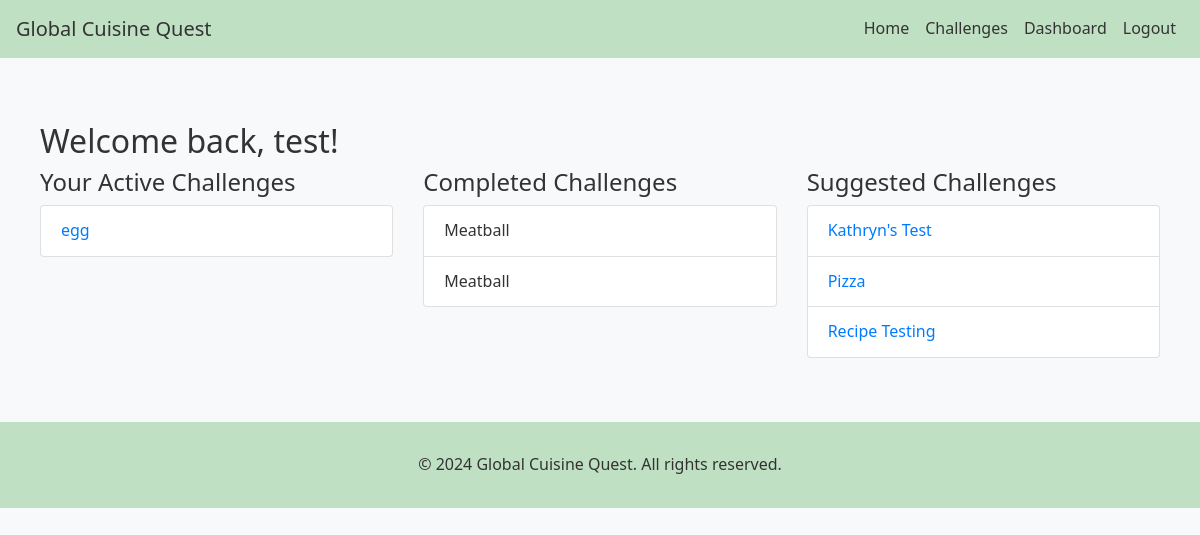
The page /dashboard (signed in) on the database its author committed.
### globalcuisine/models.py (models this page shows, shortened)
class User(UserMixin, db.Model):
    id = db.Column(db.Integer, primary_key=True)
    username = db.Column(db.String(100), unique=True, nullable=False)
    email = db.Column(db.String(120), unique=True, nullable=False)
    password_hash = db.Column(db.String(128))
    challenges = db.relationship('Challenge', backref='author', lazy=True)
    submissions = db.relationship('Submission', backref='user', lazy=True)
    active_challenges = db.relationship('ActiveChallenge', backref='user', lazy=True)
    completed_challenges = db.relationship('CompletedChallenge', backref='user', lazy=True)

class ActiveChallenge(db.Model):
    id = db.Column(db.Integer, primary_key=True)
    user_id = db.Column(db.Integer, db.ForeignKey('user.id'), nullable=False)
    challenge_id = db.Column(db.Integer, db.ForeignKey('challenge.id'), nullable=False)
    accepted_at = db.Column(db.DateTime, nullable=False, default=datetime.utcnow)

class Challenge(db.Model):
    id = db.Column(db.Integer, primary_key=True)
    title = db.Column(db.String(100), nullable=False)
    recipe_type = db.Column(db.String(100), nullable=False)
    description = db.Column(db.Text, nullable=False)
    is_recipe = db.Column(db.Boolean, nullable=False)
    ingredients = db.Column(db.Text, nullable=False)
    recipe_instructions = db.Column(db.Text, nullable=False)
    created_at = db.Column(db.DateTime, nullable=False, default=datetime.utcnow)
    cuisine_type = db.Column(db.String(100))  # Make sure this line exists
    cuisine_style = db.Column(db.String(100))  # Make sure this line exists
    difficulty_level = db.Column(db.String(50), nullable=False)
    image_filename = db.Column(db.String(255))
    user_id = db.Column(db.Integer, db.ForeignKey('user.id'), nullable=False)
    submissions = db.relationship('Submission', backref='challenge', lazy=True)
    active_users = db.relationship('ActiveChallenge', backref='challenge', lazy=True)
    completed_users = db.relationship('CompletedChallenge', backref='challenge', lazy=True)

class CompletedChallenge(db.Model):
    id = db.Column(db.Integer, primary_key=True)
    user_id = db.Column(db.Integer, db.ForeignKey('user.id'), nullable=False)
    challenge_id = db.Column(db.Integer, db.ForeignKey('challenge.id'), nullable=False)
    completed_at = db.Column(db.DateTime, nullable=False, default=datetime.utcnow)

### globalcuisine/main.py (the view)
@main.route('/dashboard')
@login_required
def dashboard():
    active_challenges = ActiveChallenge.query.filter_by(user_id=current_user.id).all()
    completed_challenges = CompletedChallenge.query.filter_by(user_id=current_user.id).all()
    suggested_challenges = Challenge.query.filter(~Challenge.id.in_(
        [ac.challenge_id for ac in active_challenges] + [cc.challenge_id for cc in completed_challenges])).all()
    return render_template('dashboard.html', title='Dashboard',
                           active_challenges=active_challenges,
                           completed_challenges=completed_challenges,
                           suggested_challenges=suggested_challenges)

### globalcuisine/templates/dashboard.html
{% extends "base.html" %}
{% block content %}
<div class="container mt-4">
    <h2>Welcome back, {{ current_user.username }}!</h2>
    <div class="row">
        <div class="col-md-4">
            <h4>Your Active Challenges</h4>
            <ul class="list-group">
                {% for active_challenge in active_challenges %}
                    <li class="list-group-item">
                        <a href="{{ url_for('main.challenge_detail', challenge_id=active_challenge.challenge.id) }}">
                            {{ active_challenge.challenge.title }}
                        </a>
                    </li>
                {% else %}
                    <li class="list-group-item">You have no active challenges.</li>
                {% endfor %}
            </ul>
        </div>
        <div class="col-md-4">
            <h4>Completed Challenges</h4>
            <ul class="list-group">
                {% for completed_challenge in completed_challenges %}
                    <li class="list-group-item">{{ completed_challenge.challenge.title }}</li>
                {% else %}
                    <li class="list-group-item">You have not completed any challenges yet.</li>
                {% endfor %}
            </ul>
        </div>
        <div class="col-md-4">
            <h4>Suggested Challenges</h4>
            <ul class="list-group">
                {% for challenge in suggested_challenges %}
                    <li class="list-group-item">
                        <a href="{{ url_for('main.challenge_detail', challenge_id=challenge.id) }}">
                            {{ challenge.title }}
                        </a>
                    </li>
                {% else %}
                    <li class="list-group-item">Check back later for new challenges!</li>
                {% endfor %}
            </ul>
        </div>
    </div>
</div>
{% endblock %}

### globalcuisine/static/css/style.css (style rules this page uses)
body { font-family: 'Segoe UI', Tahoma, Geneva, Verdana, sans-serif; background-color: #f8f9fa; color: #333; line-height: 1.6; display: flex; flex-direction: column; min-height: 100vh; }
.container { max-width: 1200px; margin: 0 auto; padding: 20px; }
h1, h2, h3, h4, h5, h6 { color: #333; }

### rows shown on the page
User: username "test"
ActiveChallenge: challenge "egg"
CompletedChallenge: challenge "Meatball"
CompletedChallenge: challenge "Meatball"
Challenge: title "Kathryn's Test"
Challenge: title "Pizza"
Challenge: title "Recipe Testing"
